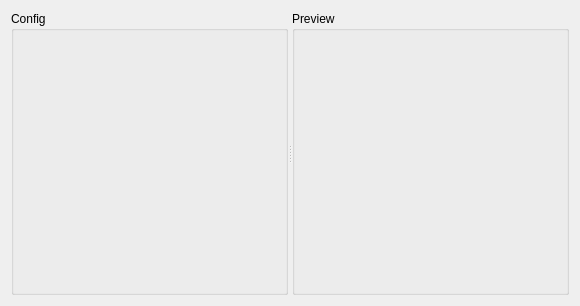
<?xml version="1.0" encoding="UTF-8"?>
<ui version="4.0">
 <class>GeneralFilterWindow</class>
 <widget class="QWidget" name="GeneralFilterWindow">
  <property name="geometry">
   <rect>
    <x>0</x>
    <y>0</y>
    <width>580</width>
    <height>306</height>
   </rect>
  </property>
  <property name="windowTitle">
   <string>Form</string>
  </property>
  <layout class="QGridLayout" name="gridLayout">
   <item row="0" column="0">
    <widget class="QSplitter" name="splitter">
     <property name="orientation">
      <enum>Qt::Horizontal</enum>
     </property>
     <widget class="QGroupBox" name="groupBox">
      <property name="sizePolicy">
       <sizepolicy hsizetype="Preferred" vsizetype="Preferred">
        <horstretch>0</horstretch>
        <verstretch>0</verstretch>
       </sizepolicy>
      </property>
      <property name="maximumSize">
       <size>
        <width>700</width>
        <height>16777215</height>
       </size>
      </property>
      <property name="title">
       <string>Config</string>
      </property>
      <property name="flat">
       <bool>false</bool>
      </property>
      <property name="checkable">
       <bool>false</bool>
      </property>
      <layout class="QGridLayout" name="gridLayout_4">
       <property name="sizeConstraint">
        <enum>QLayout::SetDefaultConstraint</enum>
       </property>
       <item row="0" column="0">
        <layout class="QVBoxLayout" name="configLayout"/>
       </item>
      </layout>
     </widget>
     <widget class="QGroupBox" name="groupBox_2">
      <property name="sizePolicy">
       <sizepolicy hsizetype="Maximum" vsizetype="Maximum">
        <horstretch>0</horstretch>
        <verstretch>0</verstretch>
       </sizepolicy>
      </property>
      <property name="maximumSize">
       <size>
        <width>16777215</width>
        <height>16777215</height>
       </size>
      </property>
      <property name="title">
       <string>Preview</string>
      </property>
      <layout class="QGridLayout" name="gridLayout_2">
       <item row="0" column="0">
        <layout class="QVBoxLayout" name="previewLayout"/>
       </item>
      </layout>
     </widget>
    </widget>
   </item>
  </layout>
 </widget>
 <resources/>
 <connections/>
</ui>
